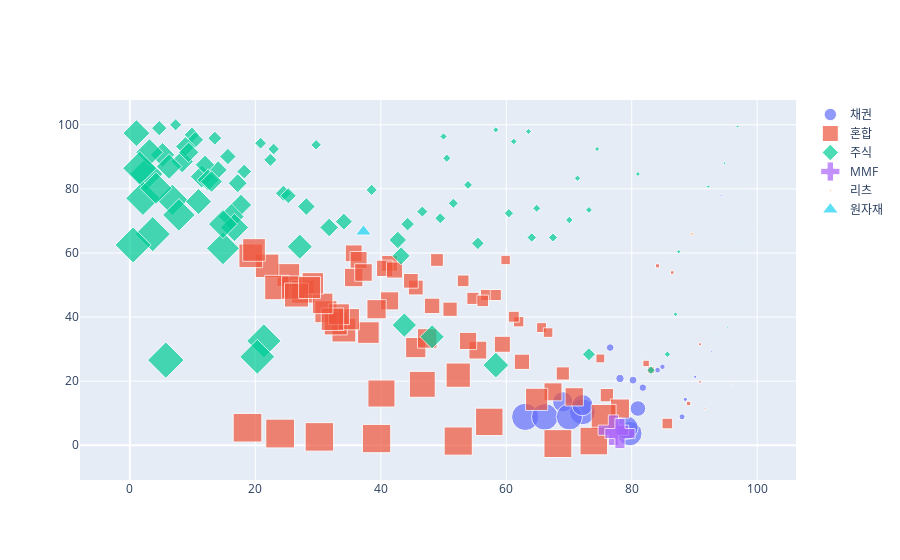

Notebook source saved alongside this figure:
### Code cell
# ['name', 'seller', 'account', 'manager', 'asset', 'strategy', 'region']
category = 'asset'


import plotly.graph_objects as go

scale_marker_size = 0.15

# Custom color map
color_map = ['#636EFA', '#EF553B', '#00CC96', '#AB63FA', '#FFA15A', '#19D3F3', '#FF6692', '#B6E880', '#FF97FF', '#FECB52']

# Get unique categories for color & symbol mapping
unique_categories = df[category].unique()
symbol_map = {cat: i for i, cat in enumerate(unique_categories)}

# Create traces for each category
traces = []
for i, cat in enumerate(unique_categories):
    df_filtered = df[df[category] == cat]
    
    trace = go.Scatter(
        x=df_filtered['mean'],
        y=df_filtered['sd'],
        mode='markers',
        marker=dict(
            size=df_filtered['sharpe'] * scale_marker_size,
            color=color_map[i % len(color_map)],  # Assign a unique color per category
            symbol=symbol_map[cat]  # Assign a unique symbol per category
        ),
        name=cat,  # Legend entry
    )
    
    traces.append(trace)

# Create and show figure
fig = go.Figure(data=traces)
fig.show()
